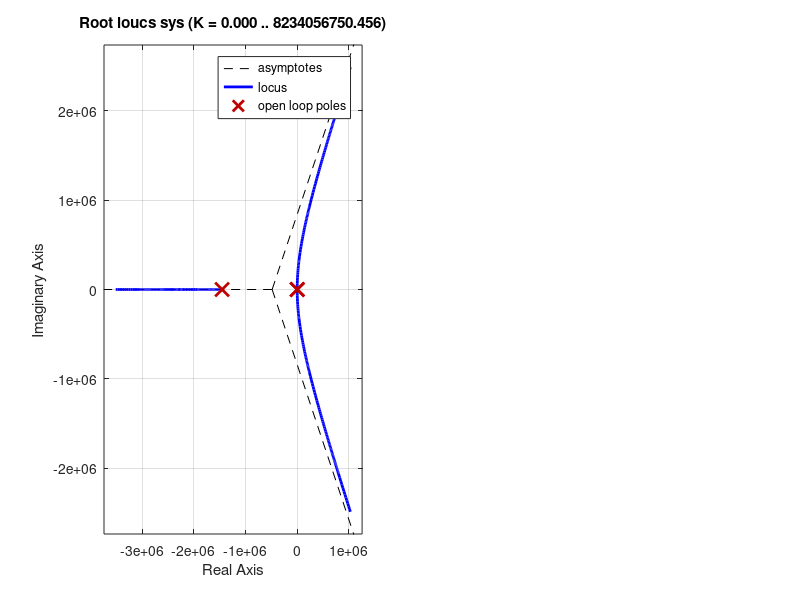

The MATLAB script that drew this image: (Note: this script raises an error after producing the figure.)
%Open System

clc; clear all; close all;
J=3.2284E-6;
b=3.5077E-6;
K=0.0274;
R=4;
L=2.75E-6;
num=K;
den=[(J*L) ((J*R)+(L*b)) ((b*R)+K^2) 0];
sys=tf (num,den);
subplot(1,2,1)
rlocus(sys);
sgrid(0.5,0)
axis([-400 100 -200 200])
subplot(1,2,2)
step(num,den,0:0.001:0.2);